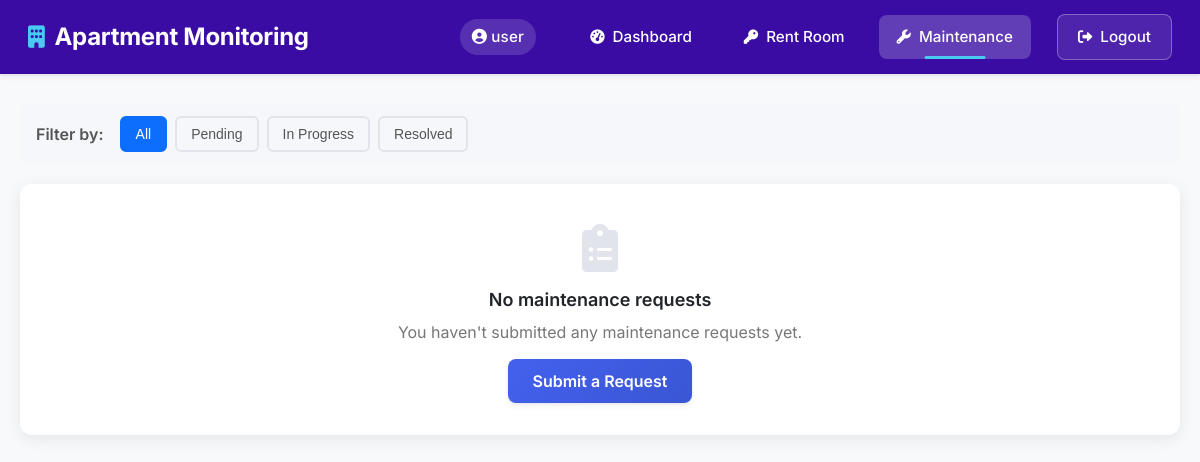
Before: /user/maintenance_requests.php (signed in) with the older database file.
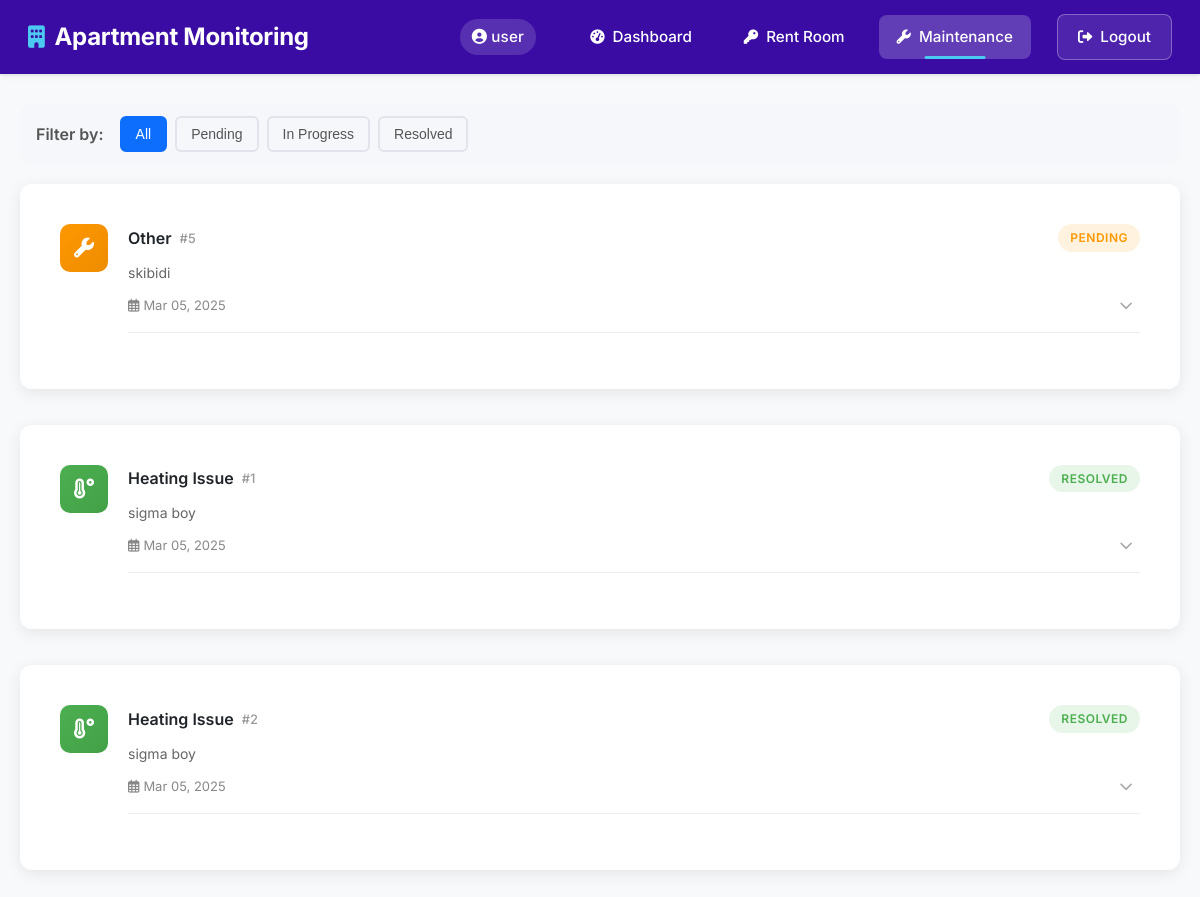
After: the same page with the newer database file.
### tables this page shows
CREATE TABLE `maintenance_requests` (
  `id` int(11) NOT NULL,
  `tenant_id` int(11) NOT NULL,
  `room_number` varchar(10) NOT NULL,
  `description` text NOT NULL,
  `reason` varchar(255) NOT NULL,
  `status` varchar(50) NOT NULL,
  `date_resolved` datetime DEFAULT NULL,
  `created_at` timestamp NOT NULL DEFAULT current_timestamp()
);

### user/maintenance_requests.php (the view, shortened to what this page needs)
<?php
include "../includes/navbar.php";
$query = "SELECT * FROM maintenance_requests WHERE tenant_id = ? ORDER BY created_at DESC";
$stmt = $conn->prepare($query);
$stmt->execute([$_SESSION['user_id']]);
$maintenance_requests = $stmt->fetchAll(PDO::FETCH_ASSOC);
function getReasonIcon($reason) {
    switch ($reason) {
        case 'Heating Issue':
            return 'fa-temperature-high';
        default:
            return 'fa-wrench';
    }
}
?>
<!DOCTYPE html>
<html lang="en">
<head>
    <link rel="stylesheet" href="../css/styles.css">
    <link rel="stylesheet" href="../css/userdashboard.css">
    <link rel="stylesheet" href="../css/modal.css">
    <link rel="stylesheet" href="https://cdnjs.cloudflare.com/ajax/libs/font-awesome/6.0.0/css/all.min.css">
</head>
<body>
    <div class="container">
        <div class="filter-container">
            <div class="filter-label">Filter by:</div>
            <div class="filter-buttons">
                <button class="filter-btn" id="filter-all" onclick="filterTickets('all', this)">All</button>
                <button class="filter-btn" id="filter-pending" onclick="filterTickets('pending', this)">Pending</button>
                <button class="filter-btn" id="filter-inprogress" onclick="filterTickets('in progress', this)">In Progress</button>
                <button class="filter-btn" id="filter-resolved" onclick="filterTickets('resolved', this)">Resolved</button>
            </div>
        </div>
        <div class="ticket-list">
            <?php if (count($maintenance_requests) > 0): ?>
                <?php foreach ($maintenance_requests as $key => $request): ?>
                    <div class="ticket" data-status="<?php echo strtolower($request['status']); ?>">
                        <div class="ticket-icon">
                            <div class="icon-wrapper <?php echo strtolower($request['status']); ?>">
                                <i class="fas <?php echo getReasonIcon($request['reason']); ?>"></i>
                            </div>
                        </div>
                        <div class="ticket-content">
                            <div class="ticket-header">
                                <div class="ticket-title">
                                    <h3><?php echo htmlspecialchars($request['reason']); ?></h3>
                                    <span class="ticket-id">#<?php echo $request['id']; ?></span>
                                </div>
                                <div class="ticket-status-wrapper">
                                    <span class="ticket-status <?php echo strtolower($request['status']); ?>">
                                        <?php echo htmlspecialchars($request['status']); ?>
                                    </span>
                                </div>
                            </div>
                            <div class="ticket-summary">
                                <?php echo htmlspecialchars(substr($request['description'], 0, 90) . (strlen($request['description']) > 90 ? '...' : '')); ?>
                            </div>
                            <div class="ticket-footer">
                                <div class="ticket-meta">
                                    <span><i class="far fa-calendar-alt"></i> <?php echo date('M d, Y', strtotime($request['created_at'])); ?></span>
                                </div>
                                <button class="expand-btn" onclick="toggleDetails('<?php echo $request['id']; ?>')">
                                    <i class="fas fa-chevron-down" id="expand-<?php echo $request['id']; ?>"></i>
                                </button>
                            </div>
                            <div id="details-<?php echo $request['id']; ?>" class="ticket-details">
                            </div>
                        </div>
                    </div>
                <?php endforeach; ?>
            <?php else: ?>
                <div class="no-requests">
                    <div class="no-requests-icon">
                        <i class="fas fa-clipboard-list"></i>
                    </div>
                    <h3>No maintenance requests</h3>
                    <p>You haven't submitted any maintenance requests yet.</p>
                    <a href="dashboard.php" class="btn-primary">Submit a Request</a>
                </div>
            <?php endif; ?>
        </div>
    </div>
</body>
</html>

### includes/navbar.php (shortened to what this page needs)
<?php
$root_path = "";
if (strpos($_SERVER['PHP_SELF'], '/user/') !== false) {
    $root_path = "../";
}
$current_page = basename($_SERVER['PHP_SELF']);
?>
<link rel="stylesheet" href="<?php echo $root_path; ?>css/navbar.css">
<link rel="stylesheet" href="https://cdnjs.cloudflare.com/ajax/libs/font-awesome/6.4.0/css/all.min.css">
<nav class="navbar">
    <a href="<?php echo $root_path; ?>index.php" class="navbar-brand">
        <span><i class="fas fa-building"></i> Apartment Monitoring</span>
    </a>
    <div class="navbar-links">
        <?php if (isset($_SESSION['user_id'])): ?>
            <span>
                <i class="fas fa-user-circle"></i>
                <?php echo htmlspecialchars($_SESSION['role']); ?>
            </span>
            <a href="<?php echo $root_path; ?>user/dashboard.php"
               class="<?php echo ($current_page == 'dashboard.php') ? 'active' : ''; ?>">
               <i class="fas fa-tachometer-alt"></i> Dashboard
            </a>
            <a href="<?php echo $root_path; ?>user/request_room.php"
               class="<?php echo ($current_page == 'request_room.php') ? 'active' : ''; ?>">
               <i class="fas fa-key"></i> Rent Room
            </a>
            <a href="<?php echo $root_path; ?>user/maintenance_requests.php"
               class="<?php echo ($current_page == 'maintenance_requests.php') ? 'active' : ''; ?>">
               <i class="fas fa-wrench"></i> Maintenance
            </a>
            <a href="<?php echo $root_path; ?>logout.php" class="logout-btn">
                <i class="fas fa-sign-out-alt"></i> Logout
            </a>
        <?php endif; ?>
    </div>
</nav>

### css/navbar.css (style rules this page uses)
:root { --primary-color: #3a0ca3; --hover-color: #4361ee; --text-color: #ffffff; --accent-color: #4cc9f0; --transition: all 0.3s ease; --shadow: 0 4px 12px rgba(0,0,0,0.1); }
.navbar { background-color: var(--primary-color); color: var(--text-color); padding: 14px 28px; box-shadow: var(--shadow); display: flex; justify-content: space-between; align-items: center; width: 100%; box-sizing: border-box; position: sticky; top: 0; z-index: 1000; font-family: 'Inter', 'Segoe UI', Roboto, Helvetica, Arial, sans-serif; }
.navbar-brand { font-size: 1.5rem; font-weight: 700; color: var(--text-color); text-decoration: none; display: flex; align-items: center; letter-spacing: -0.3px; }
.navbar-brand span { display: flex; align-items: center; gap: 10px; }
.navbar-brand i { color: var(--accent-color); font-size: 1.4rem; }
.navbar-links { display: flex; align-items: center; gap: 16px; }
.navbar-links span { margin-right: 20px; font-size: 0.95rem; letter-spacing: 0.2px; background-color: rgba(255, 255, 255, 0.15); padding: 6px 12px; border-radius: 20px; font-weight: 500; }
.navbar-links a { color: var(--text-color); text-decoration: none; padding: 10px 18px; border-radius: 8px; font-size: 0.95rem; transition: var(--transition); position: relative; font-weight: 500; display: flex; align-items: center; gap: 8px; }
.navbar-links a i { font-size: 0.9rem; }
.navbar-links a.active { background-color: rgba(255, 255, 255, 0.2); }
.navbar-links a.active::after { content: ''; position: absolute; bottom: 0px; left: 50%; transform: translateX(-50%); width: 40%; height: 3px; background-color: var(--accent-color); border-radius: 3px; }
.logout-btn { background-color: rgba(255, 255, 255, 0.1); border: 1px solid rgba(255, 255, 255, 0.3); margin-left: 10px; padding: 10px 20px !important; font-weight: 600; border-radius: 8px !important; }

### css/styles.css (style rules this page uses)
:root { --primary: #4361ee; --primary-dark: #3a56d4; --secondary: #2ec4b6; --success: #06d6a0; --warning: #ffd166; --danger: #ef476f; --info: #118ab2; --light: #f8f9fa; --dark: #212529; --gray-100: #f8f9fa; --gray-200: #e9ecef; --gray-300: #dee2e6; --gray-400: #ced4da; --gray-500: #adb5bd; --gray-600: #6c757d; --gray-700: #495057; --gray-800: #343a40; --gray-900: #212529; --font-family-base: 'Inter', -apple-system, BlinkMacSystemFont, "Segoe UI", Roboto, Helvetica, Arial, sans-serif; --font-family-headings: 'Plus Jakarta Sans', var(--font-family-base); --spacing-xs: 0.25rem; --spacing-sm: 0.5rem; --spacing-md: 1rem; --spacing-lg: 1.5rem; --spacing-xl: 2.5rem; --border-radius-sm: 0.25rem; --border-radius: 0.5rem; --border-radius-lg: 0.75rem; --border-radius-xl: 1rem; --border-radius-xxl: 1.5rem; --border-radius-pill: 50rem; --border-radius-circle: 50%; --shadow-sm: 0 1px 3px rgba(0,0,0,0.05), 0 1px 2px rgba(0,0,0,0.1); --shadow: 0 4px 6px rgba(0,0,0,0.04), 0 1px 3px rgba(0,0,0,0.08); --shadow-lg: 0 10px 25px rgba(0,0,0,0.05), 0 5px 15px rgba(0,0,0,0.05); --shadow-xl: 0 15px 35px rgba(0,0,0,0.1), 0 5px 15px rgba(0,0,0,0.05); --transition-fast: all 0.2s ease; --transition: all 0.3s ease; --transition-slow: all 0.5s ease; }
body, h1, h2, p, ul, li { margin: 0; padding: 0; box-sizing: border-box; }
body { font-family: var(--font-family-base); background-color: var(--gray-100); color: var(--gray-800); line-height: 1.6; font-size: 16px; -webkit-font-smoothing: antialiased; -moz-osx-font-smoothing: grayscale; }
h1, h2, h3, h4, h5, h6 { font-family: var(--font-family-headings); font-weight: 600; line-height: 1.3; margin-bottom: var(--spacing-md); color: var(--gray-900); }
a { text-decoration: none; color: var(--primary); transition: var(--transition-fast); }
.container { max-width: 1200px; margin: 0 auto; padding: var(--spacing-lg) var(--spacing-md); }

### css/modal.css (style rules this page uses)
.btn-primary { background: linear-gradient(135deg, var(--primary), var(--primary-dark)); color: white; border: none; padding: 12px 24px; border-radius: var(--border-radius); cursor: pointer; font-weight: 600; transition: var(--transition-fast); box-shadow: var(--shadow); flex: 1; }

Changed rows visible on the page:
added maintenance_requests: reason "Other", id "5", status "PENDING", description "skibidi", created_at "Mar 05, 2025"
added maintenance_requests: reason "Heating Issue", id "1", status "RESOLVED", description "sigma boy", created_at "Mar 05, 2025"
added maintenance_requests: reason "Heating Issue", id "2", status "RESOLVED", description "sigma boy", created_at "Mar 05, 2025"
Other visible differences:
text no longer shown: "No maintenance requests You haven't submitted any maintenance requests yet. Submit a Request"
